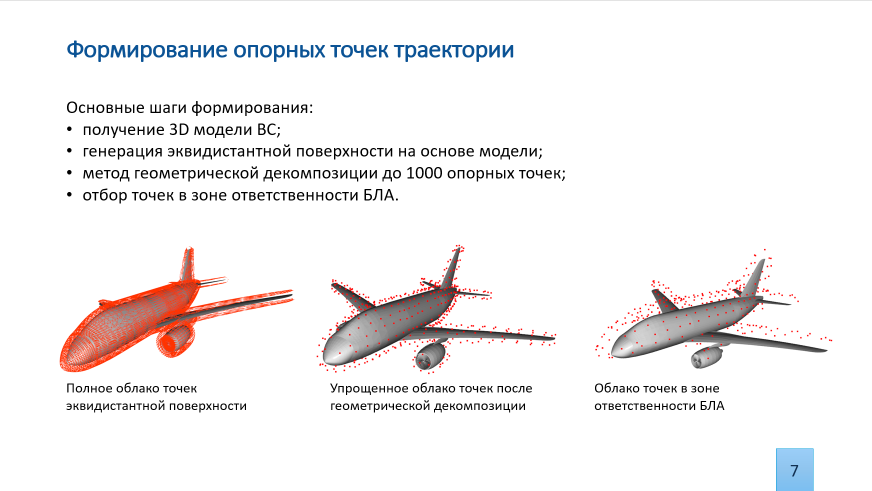
#> input picture HW_2/data/slide.png, 1744 x 981 px (shown at 1/2 size)
$ python HW_22.py
#> lines starting #> are read from the running program, lines starting #| are printed output that depends on the picture; after the words box and inside, x2 and y2 are one past the last pixel; in counts of white or black regions, pixels touching at a corner belong together; pictures that were not available may be replaced by others from this repository, and a replacement may not be noted
import cv2
import numpy as np

def order_points(pts):
    rect = np.zeros((4, 2), dtype="float32")
    s = pts.sum(axis=1)
    rect[0], rect[2] = pts[np.argmin(s)], pts[np.argmax(s)]
    diff = np.diff(pts, axis=1)
    rect[1], rect[3] = pts[np.argmin(diff)], pts[np.argmax(diff)]
    return rect

def process_video_smooth(video_path, slide_img_path, output_path):
#> called with video_path = 'data/IMG_8175.MOV', slide_img_path = 'data/slide.png', output_path = 'results/result_video.mp4'
    cap = cv2.VideoCapture(video_path)
    slide = cv2.imread(slide_img_path)
#> slide is the input picture: shape (981, 1744, 3); mean B, G, R 240.7, 240.6, 243.2
    if not cap.isOpened() or slide is None:
        print("Ошибка загрузки данных.")
        return

    fps = int(cap.get(cv2.CAP_PROP_FPS))
    width  = int(cap.get(cv2.CAP_PROP_FRAME_WIDTH))
    height = int(cap.get(cv2.CAP_PROP_FRAME_HEIGHT))
    fourcc = cv2.VideoWriter_fourcc(*'mp4v')
    out = cv2.VideoWriter(output_path, fourcc, fps, (width, height))

    h_s, w_s = slide.shape[:2]
#> h_s = 981; w_s = 1744
    src_points = np.array([[0, 0], [w_s, 0], [w_s, h_s], [0, h_s]], dtype=np.float32)

    last_dst_points = None
    alpha = 0.5  # Коэффициент сглаживания (0.0 - нет обновлений, 1.0 - нет сглаживания)

    while True:
        ret, frame = cap.read()
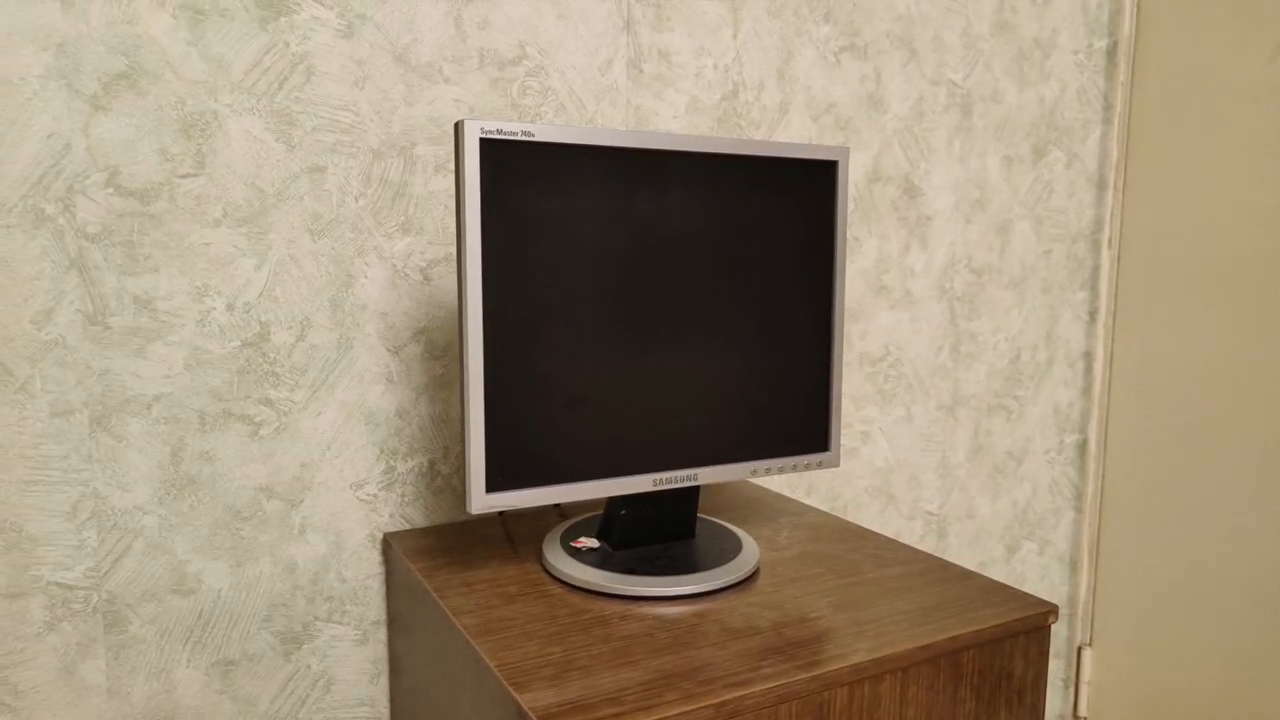
#> input picture frame 28 of HW_2/data/video.mp4, 1280 x 720 px, given in place of IMG_8175.MOV, which was not available
#> frame is the input picture: shape (720, 1280, 3); mean B, G, R 120.2, 143.4, 158.1
        if not ret: break

        gray = cv2.cvtColor(frame, cv2.COLOR_BGR2GRAY)
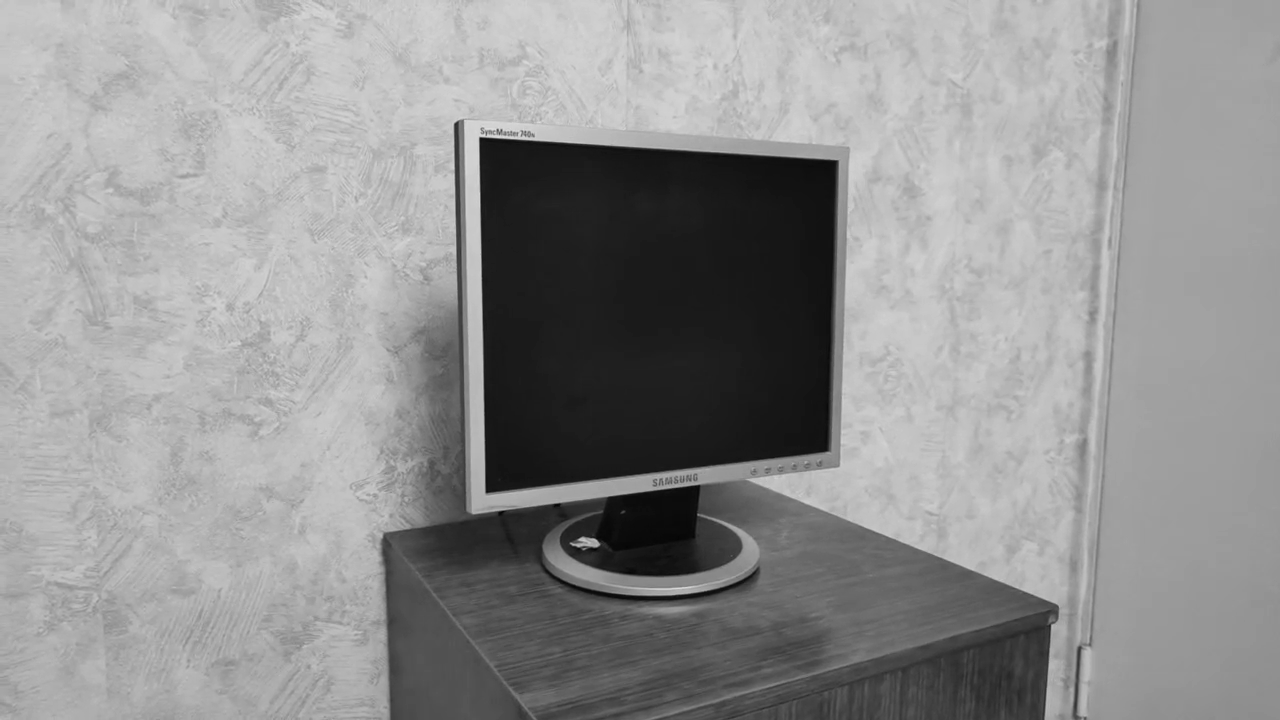
#> gray: shape (720, 1280); min 4, max 223, mean 145.2

        # Наборы настроек: от строгих к мягким
        scenarios = [
            {"blur": (5, 5), "canny": (50, 150), "close": (5, 5)}, # Для монитора
            {"blur": (7, 7), "canny": (30, 100), "close": (9, 9)}, # Для черного ноутбука
        ]

        screen_contour = None
        for s in scenarios:
            blur = cv2.GaussianBlur(gray, s["blur"], 0)
            edges = cv2.Canny(blur, s["canny"][0], s["canny"][1])

            kernel = np.ones(s["close"], np.uint8)
            edges_closed = cv2.morphologyEx(edges, cv2.MORPH_CLOSE, kernel)

            contours, _ = cv2.findContours(edges_closed, cv2.RETR_LIST, cv2.CHAIN_APPROX_SIMPLE)
            contours = sorted(contours, key=cv2.contourArea, reverse=True)

            for cnt in contours:
                if cv2.contourArea(cnt) < 5000: continue
                peri = cv2.arcLength(cnt, True)
                approx = cv2.approxPolyDP(cnt, 0.02 * peri, True)
                if len(approx) == 4:
                    screen_contour = approx.reshape(4, 2)
                    break # Нашли экран!

            if screen_contour is not None:
                break # Выходим из перебора сценариев, если экран найден
#> this loop made 1 pass
#> pass 1, in process_video_smooth, `edges = cv2.Canny(blur, s["canny"][0], s["canny"][1])`:
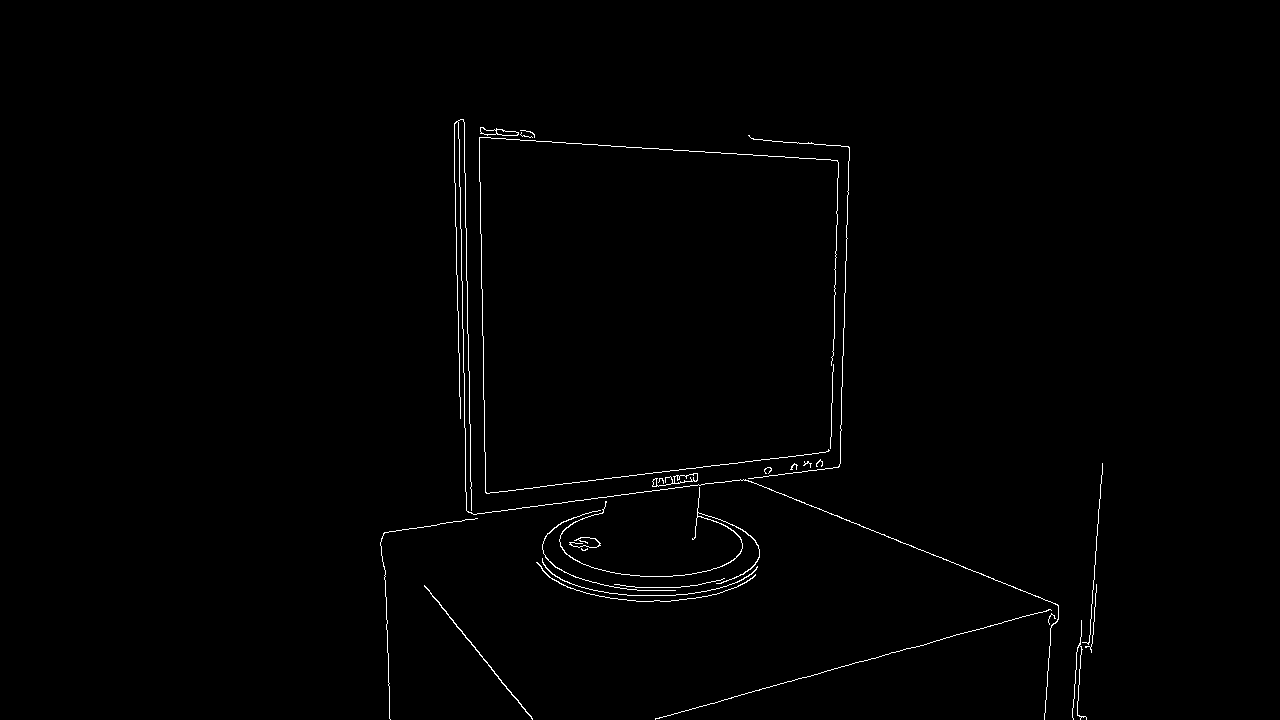
#> edges: shape (720, 1280); 0.77% white in thin lines or dots, all inside (x1, y1, x2, y2) = (380, 119, 1103, 720)
#> pass 1, in process_video_smooth, `edges_closed = cv2.morphologyEx(edges, cv2.MORPH_CLOSE, kernel)`:
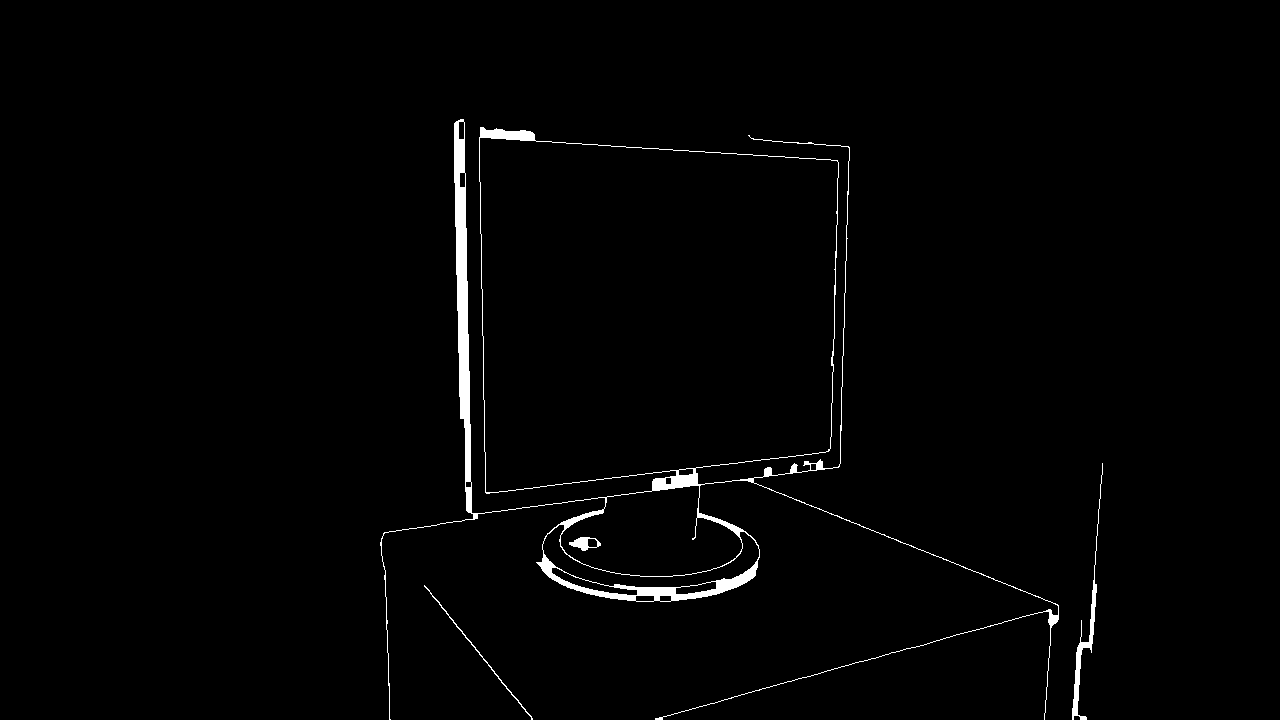
#> edges_closed: shape (720, 1280); 1.4% white; 4 white regions, box (x1, y1, x2, y2) and area: (380, 119, 1059, 720) 11335, (1072, 463, 1103, 720) 871, (424, 585, 533, 720) 239, (569, 537, 601, 551) 218

        # --- Блок сглаживания и наложения (остается без изменений) ---
        if screen_contour is not None:
            current_points = order_points(screen_contour)
            if last_dst_points is None:
                dst_points = current_points
            else:
                dst_points = (1 - alpha) * last_dst_points + alpha * current_points
            last_dst_points = dst_points
        else:
            dst_points = last_dst_points

        if dst_points is not None:
            H, _ = cv2.findHomography(src_points, dst_points)
            warped = cv2.warpPerspective(slide, H, (width, height))
            mask = np.zeros((height, width), dtype=np.uint8)
            cv2.fillConvexPoly(mask, dst_points.astype(int), 255)
#> mask: shape (720, 1280); 12.3% white; 1 white region, box (x1, y1, x2, y2) and area: (479, 138, 837, 493) 113194
            mask_inv = cv2.bitwise_not(mask)

            frame_bg = cv2.bitwise_and(frame, frame, mask=mask_inv)
            slide_fg = cv2.bitwise_and(warped, warped, mask=mask)
            frame = cv2.add(frame_bg, slide_fg)
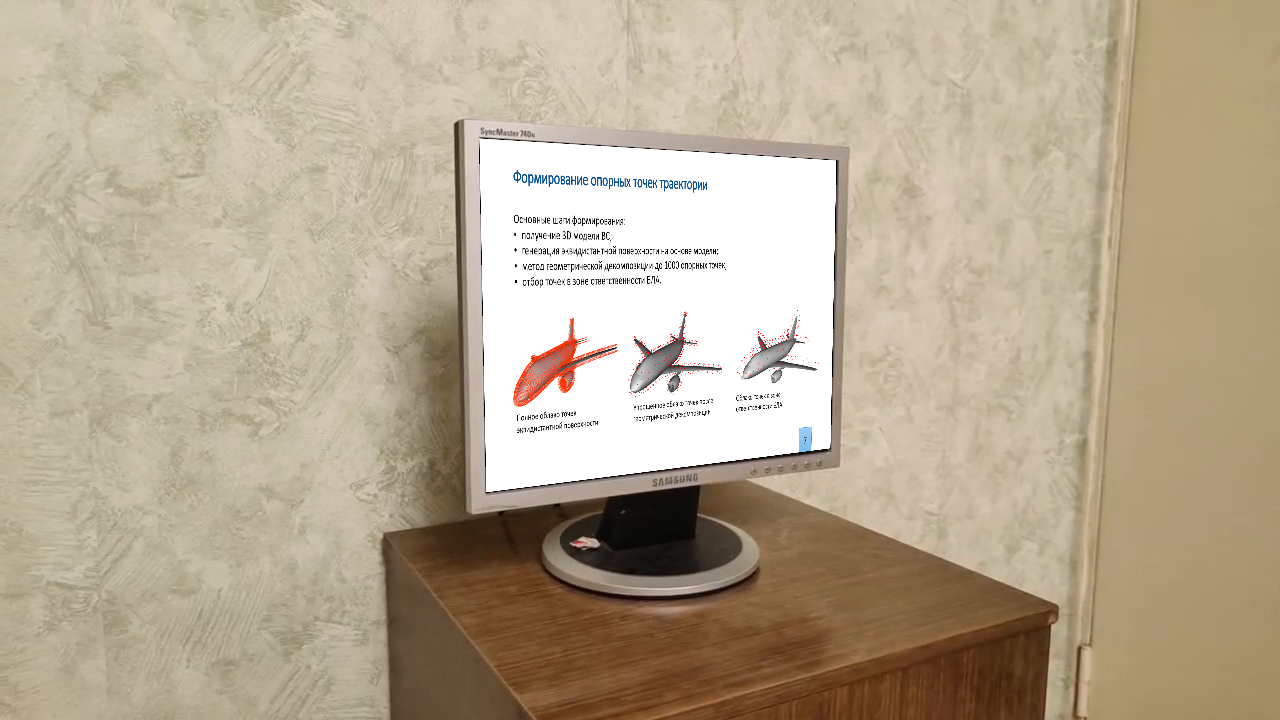
#> frame: shape (720, 1280, 3); mean B, G, R 147, 169.7, 184

        out.write(frame)

    cap.release()
    out.release()
    print(f"Готово! Видео сохранено в {output_path}")

# Запуск: можно заменить на свои видео и слайды для тестирования
process_video_smooth("data/IMG_8175.MOV", "data/slide.png", "results/result_video.mp4")
process_video_smooth("data/video.mp4", "data/slide.png", "results/result_video_test.mp4")
